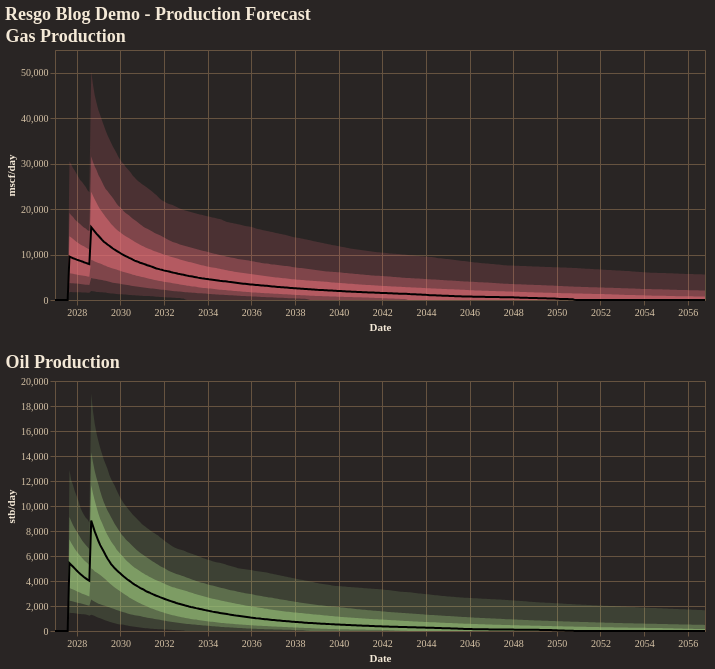

The notebook cell saved with this chart:
### Code cell
fig = reporter.plotter.combined_production_plot(
    figsize=(650, 250),
    backend=PLOTTING_BACKEND
)
fig.show()

### Figure 1 — Vega-Lite specification as saved in the notebook (floating-point values rounded to 4 significant figures; data arrays with more than 128 entries replaced by an {"elided": "..."} marker saying what was removed)
{"config": {"background": "#292524", "view": {"fill": "#292524", "stroke": "#665340"}, "title": {"color": "#f4e9d7", "font": "Merriweather", "fontSize": 18, "fontWeight": 600, "subtitleColor": "#d5c2a6", "anchor": "start"}, "axis": {"domainColor": "#665340", "gridColor": "#665340", "tickColor": "#665340", "labelColor": "#d5c2a6", "titleColor": "#f4e9d7", "labelFont": "Merriweather", "titleFont": "Merriweather"}, "legend": {"titleColor": "#f4e9d7", "labelColor": "#d5c2a6", "labelFont": "Merriweather", "titleFont": "Merriweather", "orient": "top-right", "symbolType": "circle"}, "header": {"labelColor": "#d5c2a6", "titleColor": "#f4e9d7", "labelFont": "Merriweather", "titleFont": "Merriweather"}, "mark": {"color": "#c78d3b"}, "line": {"color": "#c78d3b"}, "bar": {"color": "#c78d3b"}, "point": {"color": "#ddb06d"}, "area": {"color": "#c78d3b", "opacity": 0.35}, "text": {"color": "#f4e9d7", "font": "Merriweather"}, "range": {"category": ["#5DA5DA", "#F28E2B", "#59C36A", "#E15759", "#B07AA1", "#4ECDC4", "#FF9DA7", "#EDC948"]}}, "vconcat": [{"layer": [{"mark": {"type": "area", "color": "rgba(224, 108, 117, 1.0)", "opacity": 0.18}, "encoding": {"tooltip": [{"field": "date", "title": "Date", "type": "temporal"}, {"field": "p01", "format": ",.2f", "title": "P01", "type": "quantitative"}, {"field": "p10", "format": ",.2f", "title": "P10", "type": "quantitative"}, {"field": "p25", "format": ",.2f", "title": "P25", "type": "quantitative"}, {"field": "p50", "format": ",.2f", "title": "P50", "type": "quantitative"}, {"field": "p75", "format": ",.2f", "title": "P75", "type": "quantitative"}, {"field": "p90", "format": ",.2f", "title": "P90", "type": "quantitative"}, {"field": "p99", "format": ",.2f", "title": "P99", "type": "quantitative"}], "x": {"field": "date", "title": "Date", "type": "temporal"}, "y": {"field": "p01", "title": "mscf/day", "type": "quantitative"}, "y2": {"field": "p99"}}}, {"mark": {"type": "area", "color": "rgba(224, 108, 117, 1.0)", "opacity": 0.35}, "encoding": {"tooltip": [{"field": "date", "title": "Date", "type": "temporal"}, {"field": "p01", "format": ",.2f", "title": "P01", "type": "quantitative"}, {"field": "p10", "format": ",.2f", "title": "P10", "type": "quantitative"}, {"field": "p25", "format": ",.2f", "title": "P25", "type": "quantitative"}, {"field": "p50", "format": ",.2f", "title": "P50", "type": "quantitative"}, {"field": "p75", "format": ",.2f", "title": "P75", "type": "quantitative"}, {"field": "p90", "format": ",.2f", "title": "P90", "type": "quantitative"}, {"field": "p99", "format": ",.2f", "title": "P99", "type": "quantitative"}], "x": {"field": "date", "title": "Date", "type": "temporal"}, "y": {"field": "p10", "title": "mscf/day", "type": "quantitative"}, "y2": {"field": "p90"}}}, {"mark": {"type": "area", "color": "rgba(224, 108, 117, 1.0)", "opacity": 0.55}, "encoding": {"tooltip": [{"field": "date", "title": "Date", "type": "temporal"}, {"field": "p01", "format": ",.2f", "title": "P01", "type": "quantitative"}, {"field": "p10", "format": ",.2f", "title": "P10", "type": "quantitative"}, {"field": "p25", "format": ",.2f", "title": "P25", "type": "quantitative"}, {"field": "p50", "format": ",.2f", "title": "P50", "type": "quantitative"}, {"field": "p75", "format": ",.2f", "title": "P75", "type": "quantitative"}, {"field": "p90", "format": ",.2f", "title": "P90", "type": "quantitative"}, {"field": "p99", "format": ",.2f", "title": "P99", "type": "quantitative"}], "x": {"field": "date", "title": "Date", "type": "temporal"}, "y": {"field": "p25", "title": "mscf/day", "type": "quantitative"}, "y2": {"field": "p75"}}}, {"mark": {"type": "line", "color": "black", "strokeWidth": 2}, "encoding": {"tooltip": [{"field": "date", "title": "Date", "type": "temporal"}, {"field": "p01", "format": ",.2f", "title": "P01", "type": "quantitative"}, {"field": "p10", "format": ",.2f", "title": "P10", "type": "quantitative"}, {"field": "p25", "format": ",.2f", "title": "P25", "type": "quantitative"}, {"field": "p50", "format": ",.2f", "title": "P50", "type": "quantitative"}, {"field": "p75", "format": ",.2f", "title": "P75", "type": "quantitative"}, {"field": "p90", "format": ",.2f", "title": "P90", "type": "quantitative"}, {"field": "p99", "format": ",.2f", "title": "P99", "type": "quantitative"}], "x": {"field": "date", "title": "Date", "type": "temporal"}, "y": {"field": "p50", "title": "mscf/day", "type": "quantitative"}}}], "data": {"name": "data-c8b187fbca4bef8e1c93753aef90d180"}, "height": 250, "title": "Gas Production", "width": 650}, {"layer": [{"mark": {"type": "area", "color": "rgba(152, 195, 121, 1.0)", "opacity": 0.18}, "encoding": {"tooltip": [{"field": "date", "title": "Date", "type": "temporal"}, {"field": "p01", "format": ",.2f", "title": "P01", "type": "quantitative"}, {"field": "p10", "format": ",.2f", "title": "P10", "type": "quantitative"}, {"field": "p25", "format": ",.2f", "title": "P25", "type": "quantitative"}, {"field": "p50", "format": ",.2f", "title": "P50", "type": "quantitative"}, {"field": "p75", "format": ",.2f", "title": "P75", "type": "quantitative"}, {"field": "p90", "format": ",.2f", "title": "P90", "type": "quantitative"}, {"field": "p99", "format": ",.2f", "title": "P99", "type": "quantitative"}], "x": {"field": "date", "title": "Date", "type": "temporal"}, "y": {"field": "p01", "title": "stb/day", "type": "quantitative"}, "y2": {"field": "p99"}}}, {"mark": {"type": "area", "color": "rgba(152, 195, 121, 1.0)", "opacity": 0.35}, "encoding": {"tooltip": [{"field": "date", "title": "Date", "type": "temporal"}, {"field": "p01", "format": ",.2f", "title": "P01", "type": "quantitative"}, {"field": "p10", "format": ",.2f", "title": "P10", "type": "quantitative"}, {"field": "p25", "format": ",.2f", "title": "P25", "type": "quantitative"}, {"field": "p50", "format": ",.2f", "title": "P50", "type": "quantitative"}, {"field": "p75", "format": ",.2f", "title": "P75", "type": "quantitative"}, {"field": "p90", "format": ",.2f", "title": "P90", "type": "quantitative"}, {"field": "p99", "format": ",.2f", "title": "P99", "type": "quantitative"}], "x": {"field": "date", "title": "Date", "type": "temporal"}, "y": {"field": "p10", "title": "stb/day", "type": "quantitative"}, "y2": {"field": "p90"}}}, {"mark": {"type": "area", "color": "rgba(152, 195, 121, 1.0)", "opacity": 0.55}, "encoding": {"tooltip": [{"field": "date", "title": "Date", "type": "temporal"}, {"field": "p01", "format": ",.2f", "title": "P01", "type": "quantitative"}, {"field": "p10", "format": ",.2f", "title": "P10", "type": "quantitative"}, {"field": "p25", "format": ",.2f", "title": "P25", "type": "quantitative"}, {"field": "p50", "format": ",.2f", "title": "P50", "type": "quantitative"}, {"field": "p75", "format": ",.2f", "title": "P75", "type": "quantitative"}, {"field": "p90", "format": ",.2f", "title": "P90", "type": "quantitative"}, {"field": "p99", "format": ",.2f", "title": "P99", "type": "quantitative"}], "x": {"field": "date", "title": "Date", "type": "temporal"}, "y": {"field": "p25", "title": "stb/day", "type": "quantitative"}, "y2": {"field": "p75"}}}, {"mark": {"type": "line", "color": "black", "strokeWidth": 2}, "encoding": {"tooltip": [{"field": "date", "title": "Date", "type": "temporal"}, {"field": "p01", "format": ",.2f", "title": "P01", "type": "quantitative"}, {"field": "p10", "format": ",.2f", "title": "P10", "type": "quantitative"}, {"field": "p25", "format": ",.2f", "title": "P25", "type": "quantitative"}, {"field": "p50", "format": ",.2f", "title": "P50", "type": "quantitative"}, {"field": "p75", "format": ",.2f", "title": "P75", "type": "quantitative"}, {"field": "p90", "format": ",.2f", "title": "P90", "type": "quantitative"}, {"field": "p99", "format": ",.2f", "title": "P99", "type": "quantitative"}], "x": {"field": "date", "title": "Date", "type": "temporal"}, "y": {"field": "p50", "title": "stb/day", "type": "quantitative"}}}], "data": {"name": "data-9ff3a5b26fa935365338fbe2b0a2c1ec"}, "height": 250, "title": "Oil Production", "width": 650}], "title": "Resgo Blog Demo - Production Forecast", "$schema": "https://vega.github.io/schema/vega-lite/v5.20.1.json", "datasets": {"data-c8b187fbca4bef8e1c93753aef90d180": {"elided": "360 records"}, "data-9ff3a5b26fa935365338fbe2b0a2c1ec": {"elided": "360 records"}}}
